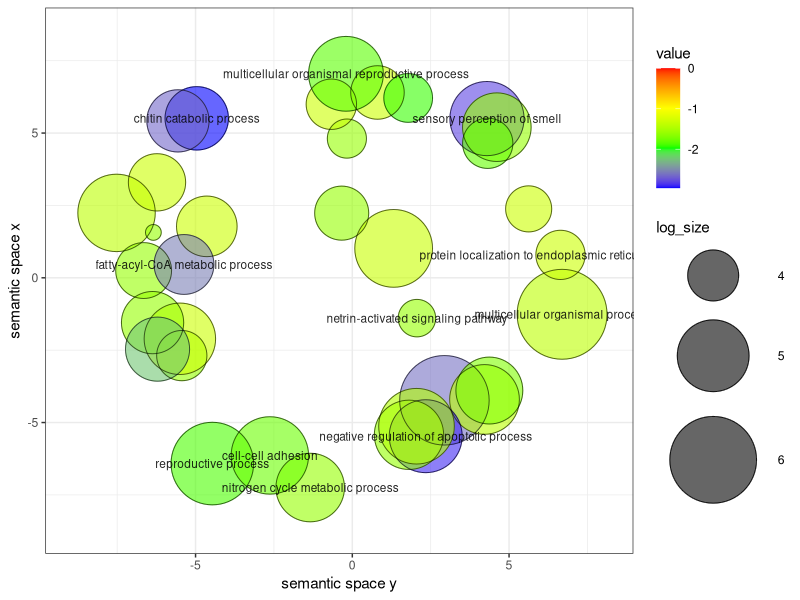

Write R code to recreate this figure.
# A plotting R script produced by the Revigo server at http://revigo.irb.hr/
# If you found Revigo useful in your work, please cite the following reference:
# Supek F et al. "REVIGO summarizes and visualizes long lists of Gene Ontology
# terms" PLoS ONE 2011. doi:10.1371/journal.pone.0021800

# --------------------------------------------------------------------------
# If you don't have the ggplot2 package installed, uncomment the following line:
# install.packages( "ggplot2" );
library( ggplot2 );

# --------------------------------------------------------------------------
# If you don't have the scales package installed, uncomment the following line:
# install.packages( "scales" );
library( scales );

# --------------------------------------------------------------------------
# Here is your data from Revigo. Scroll down for plot configuration options.

revigo.names <- c("term_ID","description","frequency","plot_X","plot_Y","log_size","value","uniqueness","dispensability");
revigo.data <- rbind(c("GO:0000053","argininosuccinate metabolic process",0.026573216763974988,-5.439119008202105,-2.6873031054657663,3.971322245242813,-1.6020599913279623,0.908326965249068,0.31038093),
c("GO:0000706","meiotic DNA double-strand break processing",0.012182230035706908,-0.17289682783844937,4.809770909197354,3.6326597132939136,-1.6020599913279623,0.7363172041169174,0.58164953),
c("GO:0000729","DNA double-strand break processing",0.03717411328071458,-0.33845478372839466,2.23415527967029,4.117105502761251,-1.6020599913279623,0.8510763715288635,0.19164882),
c("GO:0006032","chitin catabolic process",0.0988631546337501,-4.962070032797782,5.509317664277977,4.541878654149342,-2.958607314841775,0.9331823355061994,0),
c("GO:0006145","purine nucleobase catabolic process",0.0718640850370191,-4.641266658479929,1.777290557999831,4.403360775765525,-1.3062730510763532,0.8604382065446302,0.45679961),
c("GO:0006357","regulation of transcription by RNA polymerase II",4.563981208420439,2.9380063680804613,-4.230935751035111,6.206175836307942,-2.619788758288394,0.8906294262804176,0.22876141),
c("GO:0006526","L-arginine biosynthetic process",0.2695307749079335,-5.500237923121837,-2.1064677303097663,4.977444652948287,-1.3062730510763532,0.8957222250189788,0.48059619),
c("GO:0006720","isoprenoid metabolic process",0.6301798609312277,-7.520081689816282,2.2420372207338235,5.346298195115413,-1.393618634889395,0.9068733400107333,0.41715314),
c("GO:0007140","male meiotic nuclear division",0.0353543021754039,0.8025262023198046,6.402166624825902,4.095308861385381,-1.3062730510763532,0.8059642915884285,0.6743265),
c("GO:0007608","sensory perception of smell",0.39260224357442014,4.295466024391902,5.501190962780132,5.140787636152006,-2.795880017344075,0.7941659129827625,-0),
c("GO:0007610","behavior",0.18495356330370494,4.610071199451165,5.203380444838136,4.813901087703305,-1.6108339156354674,0.8424915079446494,0.48452679),
c("GO:0008045","motor neuron axon guidance",0.026638514198330906,4.319564655134453,4.646730850547338,3.9723879991074726,-1.8041003475907664,0.8440185576090046,0.41634649),
c("GO:0008300","isoprenoid catabolic process",0.050866701363262795,-6.229624360130452,3.298185084446031,4.253289532254802,-1.3062730510763532,0.873827320512787,0.65776804),
c("GO:0016093","polyprenol metabolic process",0.04413822660571785,-6.656079826140278,0.250709386656398,4.191674531959229,-1.6020599913279623,0.8644244301446655,0.34343201),
c("GO:0016095","polyprenol catabolic process",0.006294104868133818,-6.345345917473459,1.568054912469856,3.3459615418131414,-1.6020599913279623,0.8605440667786043,0.57877064),
c("GO:0016185","synaptic vesicle budding from presynaptic endocytic zone membrane",0.019140665322940103,5.625478580240202,2.3810126923275448,3.82885315967664,-1.3062730510763532,0.9745178698979291,0.15052085),
c("GO:0019098","reproductive behavior",0.0234985593114766,1.782143107286915,6.212901814866539,3.9179254220647413,-1.9208187539523751,0.7263456100170429,0.60932014),
c("GO:0019627","urea metabolic process",0.08638282761511398,-6.371183965294385,-1.5476820992388696,4.483273407582981,-1.6020599913279623,0.8755516449339508,0.54354766),
c("GO:0022414","reproductive process",1.402268080831183,-4.464786242472876,-6.4170427511421595,5.693663646329222,-1.8761483590329142,1,-0),
c("GO:0030111","regulation of Wnt signaling pathway",0.21384625849675767,4.21724664853152,-4.201952320409074,4.876939140345395,-1.393618634889395,0.9002815925761434,0.58639503),
c("GO:0032501","multicellular organismal process",4.906531549051603,6.691020455104088,-1.25997492855905,6.237606565554471,-1.3990271043132518,1,-0),
c("GO:0035337","fatty-acyl-CoA metabolic process",0.0663081250789957,-5.3682683795481765,0.460589181637277,4.368417060738562,-2.5528419686577806,0.8275407475242119,0.03896559),
c("GO:0038007","netrin-activated signaling pathway",0.011131793048242085,2.061373577845142,-1.3929498643906508,3.5935075893317654,-1.6020599913279623,0.8658189629439306,0.13586702),
c("GO:0042138","meiotic DNA double-strand break formation",0.02691389903017979,-0.6684902713635883,5.9954307867707595,3.976854146576219,-1.3062730510763532,0.802294123482246,0.63263637),
c("GO:0043066","negative regulation of apoptotic process",0.33053277369078926,2.3414352885079857,-5.47152122586029,5.066049976839828,-2.886056647693163,0.8335114498789562,-0),
c("GO:0043171","peptide catabolic process",0.08616138414208085,-5.561825634968516,5.421267860223865,4.482158695411276,-2.657577319177794,0.9410843687092455,0.30741974),
c("GO:0043242","negative regulation of protein-containing complex disassembly",0.20274853367513607,1.8078010301478362,-5.42331682425576,4.853795521765805,-1.6108339156354674,0.7006619877206478,0.69761419),
c("GO:0048609","multicellular organismal reproductive process",0.42806726748634066,-0.20231195275078787,7.047035718653335,5.178346619285556,-1.8356471442155629,0.8378946670358709,-0),
c("GO:0051129","negative regulation of cellular component organization",0.4817956998857238,2.0477350086582913,-5.1269737614141455,5.22969719718407,-1.4596705252091262,0.7346477134711389,0.50996833),
c("GO:0060828","regulation of canonical Wnt signaling pathway",0.14946582724070417,4.371530097071978,-3.894196931700441,4.72138187779194,-1.7011469235902934,0.9024872662094356,0.16474901),
c("GO:0070973","protein localization to endoplasmic reticulum exit site",0.02446666475127526,6.6404554993117,0.7918843211802592,3.9354568807116097,-1.3062730510763532,0.994631480154972,-0),
c("GO:0071941","nitrogen cycle metabolic process",0.18416147703477878,-1.3432071484505574,-7.244882342948145,4.81203720303537,-1.6020599913279623,0.9751305062977911,0.04197728),
c("GO:0072350","tricarboxylic acid metabolic process",0.10665058343541499,-6.21246507565542,-2.464299025188727,4.5748065148539965,-2.2291479883578558,0.9096342901890616,0.23327562),
c("GO:0098609","cell-cell adhesion",0.6266907067215135,-2.6293777001493313,-6.13536325878553,5.343886940518804,-1.779891911959945,0.9977939577484141,0.00295091),
c("GO:0140546","defense response to symbiont",0.6622039939544796,1.3192240036818716,1.0166263371069828,5.3678253762566515,-1.3334820194451191,0.8639629139559851,0.36596784));

one.data <- data.frame(revigo.data);
names(one.data) <- revigo.names;
one.data <- one.data [(one.data$plot_X != "null" & one.data$plot_Y != "null"), ];
one.data$plot_X <- as.numeric( as.character(one.data$plot_X) );
one.data$plot_Y <- as.numeric( as.character(one.data$plot_Y) );
one.data$log_size <- as.numeric( as.character(one.data$log_size) );
one.data$value <- as.numeric( as.character(one.data$value) );
one.data$frequency <- as.numeric( as.character(one.data$frequency) );
one.data$uniqueness <- as.numeric( as.character(one.data$uniqueness) );
one.data$dispensability <- as.numeric( as.character(one.data$dispensability) );
#head(one.data);


# --------------------------------------------------------------------------
# Names of the axes, sizes of the numbers and letters, names of the columns,
# etc. can be changed below

p1 <- ggplot( data = one.data );
p1 <- p1 + geom_point( aes( plot_X, plot_Y, colour = value, size = log_size), alpha = I(0.6) );
p1 <- p1 + scale_colour_gradientn( colours = c("blue", "green", "yellow", "red"), limits = c( min(one.data$value), 0) );
p1 <- p1 + geom_point( aes(plot_X, plot_Y, size = log_size), shape = 21, fill = "transparent", colour = I (alpha ("black", 0.6) ));
p1 <- p1 + scale_size( range=c(5, 30)) + theme_bw(); # + scale_fill_gradientn(colours = heat_hcl(7), limits = c(-300, 0) );
ex <- one.data [ one.data$dispensability < 0.15, ];
p1 <- p1 + geom_text( data = ex, aes(plot_X, plot_Y, label = description), colour = I(alpha("black", 0.85)), size = 3 );
p1 <- p1 + labs (y = "semantic space x", x = "semantic space y");
p1 <- p1 + theme(legend.key = element_blank()) ;
one.x_range = max(one.data$plot_X) - min(one.data$plot_X);
one.y_range = max(one.data$plot_Y) - min(one.data$plot_Y);
p1 <- p1 + xlim(min(one.data$plot_X)-one.x_range/10,max(one.data$plot_X)+one.x_range/10);
p1 <- p1 + ylim(min(one.data$plot_Y)-one.y_range/10,max(one.data$plot_Y)+one.y_range/10);


# --------------------------------------------------------------------------
# Output the plot to screen

p1;

# Uncomment the line below to also save the plot to a file.
# The file type depends on the extension (default=pdf).

# ggsave("/path_to_your_file/revigo-plot.pdf");
